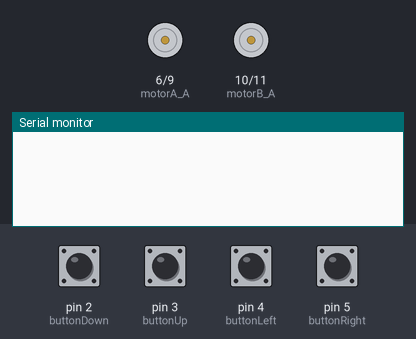
A sketch run on a simulated Arduino Uno, built with avr-gcc and run on an emulated ATmega328P. Parts: motor-driver pin pairs drawn as motors (green arrow = first pin HIGH = forward, orange = second pin HIGH = backward, longer = more drive, scaled by the enable pin), the last lines printed to the serial monitor. Inputs (shaded band) come from the test bench; at power-on: pin 2 (buttonDown), pin 3 (buttonUp), pin 4 (buttonLeft), pin 5 (buttonRight) LOW.

Above: at 1.2 s.
1.3 s: pin 2 (buttonDown) pulled HIGH for 1 s
At 3.0 s:
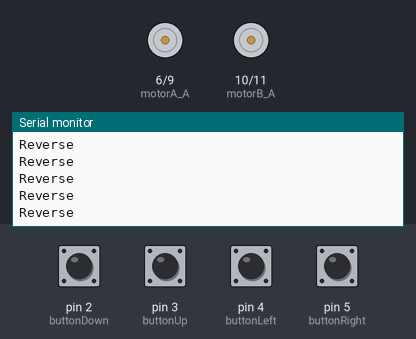
3.8 s: pin 3 (buttonUp) pulled HIGH for 1 s
At 6.0 s:
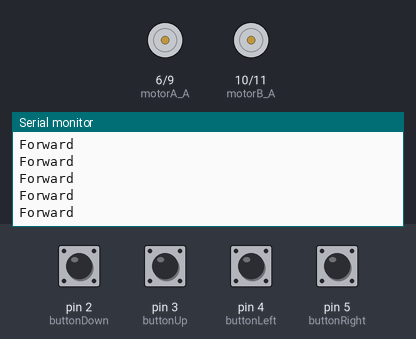
6.3 s: pin 4 (buttonLeft) pulled HIGH for 1 s
At 8.5 s:
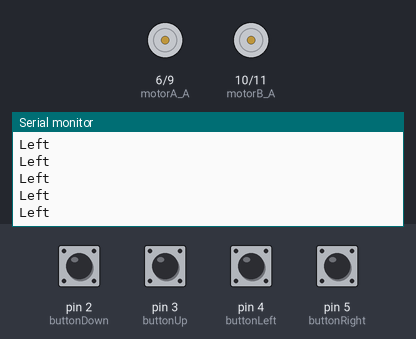
8.8 s: pin 5 (buttonRight) pulled HIGH for 1 s
At 11.0 s:
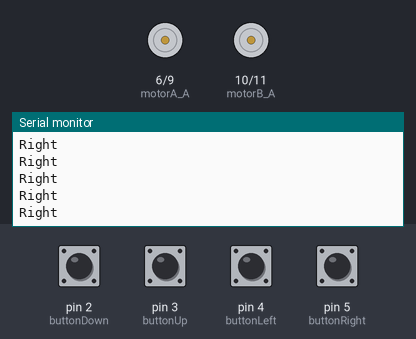
11.3 s: pin 2 (buttonDown) pulled HIGH for 1 s
At 11.69 s:
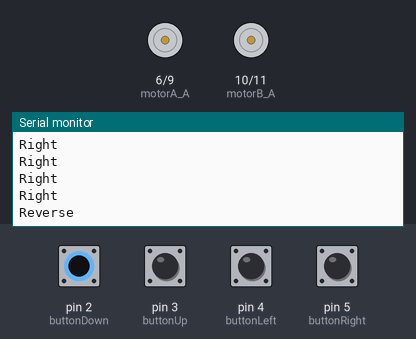

The sketch:

driver.ino
```cpp
#include <Bounce.h>

int mSpeed = 100;

int enableA = 7;
int enableB = 12;

int buttonDown  = 2;
int buttonUp    = 3;
int buttonLeft  = 4;
int buttonRight = 5;

int motorA_A = 6;
int motorA_B = 9;

int motorB_A = 10;
int motorB_B = 11;

unsigned long firstTime;

Bounce forwardButton = Bounce( buttonUp, 5 );
Bounce reverseButton = Bounce( buttonDown, 5 );
Bounce leftButton    = Bounce( buttonLeft, 5 );
Bounce rightButton   = Bounce( buttonRight, 5 );

void setup()
{
    Serial.begin(9600);

    pinMode(buttonDown,  INPUT);
    pinMode(buttonUp,    INPUT);
    pinMode(buttonLeft,  INPUT);
    pinMode(buttonRight, INPUT);

    pinMode(enableA, OUTPUT);
    pinMode(enableB, OUTPUT);

    pinMode(motorA_A,  OUTPUT);
    pinMode(motorA_B,  OUTPUT);

    pinMode(motorB_A,  OUTPUT);
    pinMode(motorB_B,  OUTPUT);

    motorOn();
}

void loop()
{
    forwardButton.update();
    reverseButton.update();
    leftButton.update();
    rightButton.update();

    if( forwardButton.read() == HIGH ) {
        Serial.println("Forward");
        //motorOn();
        forward();
    } else {
        //motorOff();
    }

    if( reverseButton.read() == HIGH ) {
        Serial.println("Reverse");
        //motorOn();
        reverse();
    } else {
        //motorOff();
    }

    if( leftButton.read() == HIGH ) {
        Serial.println("Left");
        //motorOn();
        left();
    } else {
        //motorOff();
    }

    if( rightButton.read() == HIGH ) {
        Serial.println("Right");
        //motorOn();
        right();
    } else {
        //motorOff();
    }

    delay(150);
}


void motorOn()
{
    analogWrite(enableA, 50);
    analogWrite(enableB, 50);
}

void motorOff()
{
    digitalWrite(enableA, LOW);
    digitalWrite(enableB, LOW);
}

void reverse()
{
    digitalWrite(motorA_A, HIGH);
    digitalWrite(motorB_A, HIGH);

    digitalWrite(motorA_B, LOW);
    digitalWrite(motorB_B, LOW);
}

void forward()
{
    digitalWrite(motorA_A, LOW);
    digitalWrite(motorB_A, LOW);

    analogWrite(motorA_B, mSpeed);
    analogWrite(motorB_B, mSpeed);
}

void left()
{
    analogWrite(motorA_A, mSpeed);
    digitalWrite(motorA_B, LOW);

    digitalWrite(motorB_A, LOW);
    analogWrite(motorB_B, mSpeed);
}
void right()
{
    digitalWrite(motorA_A, LOW);
    analogWrite(motorA_B, mSpeed);

    analogWrite(motorB_A, mSpeed);
    digitalWrite(motorB_B, LOW);
}
```

Measured:
- after the input at 1.3 s, the serial monitor: prints a new line after 0.20 s (image 1)
- after the input at 3.8 s, the serial monitor: prints a new line after 0.25 s (image 2)
- after the input at 6.3 s, the serial monitor: prints a new line after 0.15 s (image 3)
- after the input at 8.8 s, the serial monitor: prints a new line after 0.21 s (image 4)
- after the input at 11.3 s, the serial monitor: prints a new line after 0.26 s (image 5)
